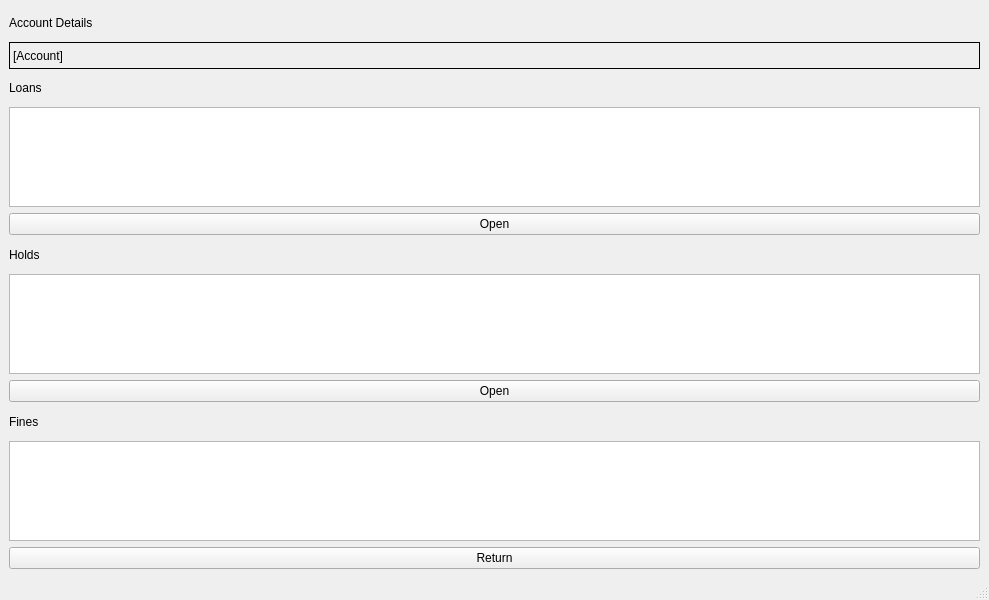
<?xml version="1.0" encoding="UTF-8"?>
<ui version="4.0">
 <class>AccountWindow</class>
 <widget class="QMainWindow" name="AccountWindow">
  <property name="geometry">
   <rect>
    <x>0</x>
    <y>0</y>
    <width>989</width>
    <height>600</height>
   </rect>
  </property>
  <property name="windowTitle">
   <string>MainWindow</string>
  </property>
  <widget class="QWidget" name="centralwidget">
   <layout class="QVBoxLayout" name="verticalLayout">
    <item>
     <widget class="QLabel" name="label">
      <property name="text">
       <string>Account Details</string>
      </property>
      <property name="scaledContents">
       <bool>false</bool>
      </property>
     </widget>
    </item>
    <item>
     <widget class="QLabel" name="AccountDetails">
      <property name="frameShape">
       <enum>QFrame::Box</enum>
      </property>
      <property name="text">
       <string>[Account]</string>
      </property>
     </widget>
    </item>
    <item>
     <widget class="QLabel" name="label_2">
      <property name="text">
       <string>Loans</string>
      </property>
     </widget>
    </item>
    <item>
     <widget class="QListWidget" name="listWidget">
      <property name="sizePolicy">
       <sizepolicy hsizetype="Expanding" vsizetype="Maximum">
        <horstretch>0</horstretch>
        <verstretch>0</verstretch>
       </sizepolicy>
      </property>
      <property name="maximumSize">
       <size>
        <width>16777215</width>
        <height>100</height>
       </size>
      </property>
     </widget>
    </item>
    <item>
     <widget class="QPushButton" name="openLoan">
      <property name="text">
       <string>Open</string>
      </property>
     </widget>
    </item>
    <item>
     <widget class="QLabel" name="label_3">
      <property name="text">
       <string>Holds</string>
      </property>
     </widget>
    </item>
    <item>
     <widget class="QListWidget" name="listWidget_2">
      <property name="sizePolicy">
       <sizepolicy hsizetype="Expanding" vsizetype="Maximum">
        <horstretch>0</horstretch>
        <verstretch>0</verstretch>
       </sizepolicy>
      </property>
      <property name="maximumSize">
       <size>
        <width>16777215</width>
        <height>100</height>
       </size>
      </property>
     </widget>
    </item>
    <item>
     <widget class="QPushButton" name="openHold">
      <property name="text">
       <string>Open</string>
      </property>
     </widget>
    </item>
    <item>
     <widget class="QLabel" name="label_4">
      <property name="text">
       <string>Fines</string>
      </property>
     </widget>
    </item>
    <item>
     <widget class="QListWidget" name="fineList">
      <property name="sizePolicy">
       <sizepolicy hsizetype="Expanding" vsizetype="Maximum">
        <horstretch>0</horstretch>
        <verstretch>0</verstretch>
       </sizepolicy>
      </property>
      <property name="maximumSize">
       <size>
        <width>16777215</width>
        <height>100</height>
       </size>
      </property>
     </widget>
    </item>
    <item>
     <widget class="QPushButton" name="pushButton">
      <property name="text">
       <string>Return</string>
      </property>
     </widget>
    </item>
   </layout>
  </widget>
  <widget class="QMenuBar" name="menubar">
   <property name="geometry">
    <rect>
     <x>0</x>
     <y>0</y>
     <width>989</width>
     <height>22</height>
    </rect>
   </property>
  </widget>
  <widget class="QStatusBar" name="statusbar"/>
 </widget>
 <resources/>
 <connections/>
</ui>
